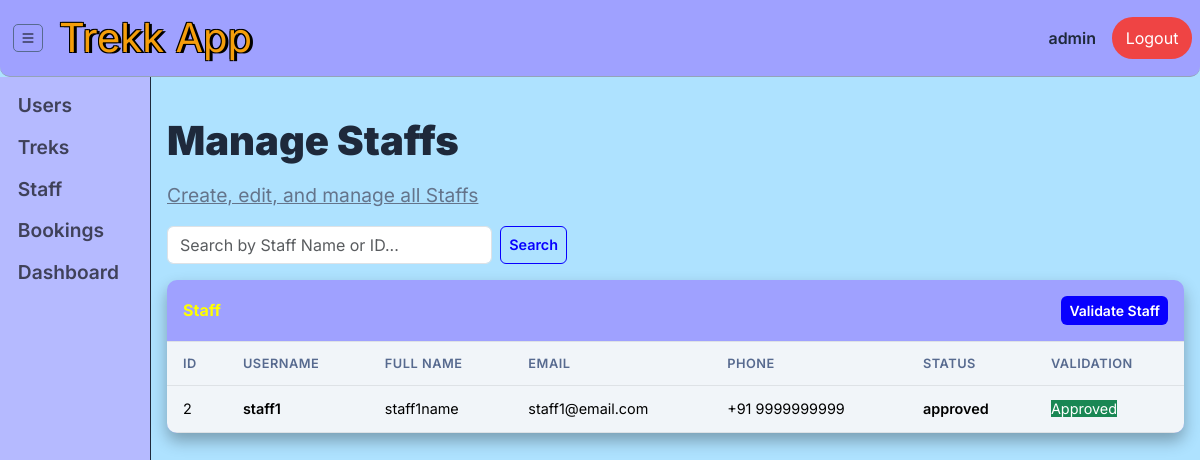
The app's page /admin/staff (signed in) with its own data.
### models.py (models this page shows, shortened)
class USER(UserMixin, db.Model): # user table(entity)
    __tablename__ = 'user'
    user_id = db.Column(db.Integer, primary_key=True, autoincrement=True) #user_id (primary key)
    username = db.Column(db.String(150), unique=True,nullable=False)
    email = db.Column(db.String(250),unique=True,nullable=False)
    fullname = db.Column(db.String(150),nullable=False)
    password = db.Column(db.String(250),nullable=False)
    phone_number = db.Column(db.String(20),nullable=True)
    role = db.Column(db.String(50),nullable=False, default="user") # user ,staff, admin
    status = db.Column(db.String(50),nullable=False, default="pending") # approved or rejected or blacklisted
    curr_status = db.Column(db.String(50),nullable=False, default="inactive")# active or inactive
    is_validated = db.Column(db.Boolean, default=False) # for admin to verify the user!
    qualification = db.Column(db.String(300),nullable=True) #null for users & bit mandate for staff
    date_of_create = db.Column(db.DateTime, default=datetime.utcnow)
    trek_bookings = db.relationship("BOOKING", backref="user", lazy=True)
    assigned_trek_staff = db.relationship("TREKK", backref="staff", lazy=True,  )

### routes/admin_route.py (the view)
@admin_bp.route("/staff")
@role_validator("admin")
def find_staff():
    s = request.args.get("s", "").strip()
    query = USER.query.filter_by(role="staff",status="approved")
    if s:
        search_filters = db.or_(
                    USER.name.ilike(f"%{s}%"),
                    USER.user_id == int(s) if s.isdigit() else db.false(),
                    )
        query = query.filter(db.or_(search_filters))
    staff = query.order_by(USER.date_of_create.desc()).all()
    return render_template("admin/staff.html", staff=staff, s=s)

### routes/admin_route.py (called while the page is built)
def login_validator(func):
    @wraps(func)
    def decorated(*a, **kw):
        if 'user_id' not in session:
            flash("Please Log in to your Account First!", "warning")
            return redirect(url_for('auth.main'))
        return func(*a, **kw)
    return decorated

def role_validator(*roles):
    def wrapper(func):
        @wraps(func)
        @login_validator
        def decorated(*a, **kw):
            if session.get('role') not in roles:
                flash("Invalid User! Access Forbiden.", "danger")
                return redirect(url_for('auth.main'))
            return func(*a, **kw)
        return decorated
    return wrapper

### templates/admin/staff.html (shortened to what this page needs)
{% extends "base.html" %}
{% block content %}
<div class="page-heading d-flex justify-content-between align-items-center">
  <div>
    <h2>Manage Staffs</h2>
    <u>Create, edit, and manage all Staffs </u>
  </div>
</div>
<form method="GET" action="{{ url_for('admin.find_staff') }}" class="d-flex mb-3" style="max-width: 400px;">
  <input type="text" username="s" user_id="s" value="{{ s }}" class="form-control me-2" placeholder="Search by Staff Name or ID...">
  <button class="btn btn-outline-custom" type="submit">Search</button>
</form>
<div class="table-panel">
  <div class="p-3 border-bottom d-flex justify-content-between align-items-center">
      <h6 class="mb-0 fw-bold">Staff</h6>
      <a href="{{ url_for('admin.validate_staff' ) }}" class="btn btn-sm btn-accent ">Validate Staff</a>
  </div>
  <div>
    <table class="table">
      <thead>
        <tr><th>ID</th><th>Username</th><th>Full Name</th><th>Email</th><th>Phone</th><th>status</th><th>validation</th></tr>
      </thead>
      <tbody>
      {% for st in staff %}
      <tr>
        <td>{{ st.user_id }}</td>
        <td class="fw-semibold">{{ st.username }}</td>
        <td>{{ st.fullname }}</td>
        <td>{{ st.email }}</td>
        <td>+91 {{ st.phone_number }}</td>
        <td class="fw-semibold">{{ st.status|lower }}</td>
          <td>
            {% if st.status == 'blacklisted' %}
                <span class="status-badge bg-danger text-white border-danger">Blacklisted</span>
            {% elif st.status == 'rejected' %}
                <span class="status-badge bg-danger text-white border-danger">Rejected</span>
            {% elif st.status == 'approved' %}
                <span class="status-badge bg-success text-white border-success">Approved</span>
            {% else %}
                <span class="status-badge bg-warning text-dark border-warning">Pending</span>
            {% endif %}
        </td>
      </tr>
      {% else %}
      <tr><td colspan="7" class="text-muted text-center"><h5>No Staff Approved Yet!</h5><p>Approve the Pending, Staffs Requests to get started.</p></td></tr>
      {% endfor %}
      </tbody>
    </table>
  </div>
</div>
{% endblock %}

### static/css/style.css (style rules this page uses)
:root { --primary: #B5BAFF; --primary-dark: #9FA1FF; --primary-light: #AEE2FF; --btn-primary:#0800ff; --danger-light: #fca5a5; --accent: #D9F9DF; --accent-pale:#d35400; --dark: #576A8F; --gray-50: #f8fafc; --gray-100: #f1f5f9; --gray-200: #e2e8f0; --gray-400: #94a3b8; --gray-600: #64748b; --gray-800: #1e293b; --danger: #ef4444; --success: #22c55e; --warning: #f59e0b; --radius: 10px; --shadow: 0 1px 3px rgba(0,0,0,.08); --text-shadow: -1px -1px 0 #000, 1px -1px 0 #000, -1px 1px 0 #000, 3px 1px 0 #000; }
* { box-sizing: border-box; }
body { font-family: 'Inter', sans-serif; background: var(--primary-light); color: var(--gray-800); padding: 0; margin: 0; min-height: 100vh; }
.page-heading { padding: 1.5rem 0 1rem; }
.page-heading h2 { font-weight: 900; color: var(--gray-800); margin-bottom: 1rem; font-size: 2.5rem; }
.page-heading u { color: var(--gray-600); font-size: 1.2rem; margin-bottom: 0; }
.table-panel { background: var(--primary-dark); border: transparent; width: 100%;border-radius: var(--radius);overflow: hidden;box-shadow: 0px 8px 16px 0px rgba(0,0,0,0.3); }
.table-panel h6 { color: yellow; }
.table-panel .table { margin-bottom: 0; }
.table-panel .table thead th { background: var(--gray-100);font-weight: 600;font-size: .8rem;text-transform: uppercase;letter-spacing: .5px;color: var(--dark);padding: .75rem 1rem; }
.table-panel .table td { padding: .75rem 1rem; vertical-align: middle; font-size: .9rem; background: var(--gray-100); }
.btn-accent { background: var(--btn-primary); color: #fff; border: none; border-radius: 6px; padding: .25rem .5rem; font-weight: 600; }
.btn-outline-custom { border: 1px solid var(--btn-primary); color: var(--btn-primary); border-radius: 6px; padding: .25rem .5rem; font-weight: 600; background: transparent; font-size: .9rem; }

### records on screen
USER: user_id "2", username "staff1", fullname "staff1name", email "staff1@email.com", phone_number "9999999999", status "approved", shows "Approved"

### other values on screen
{{ session.get('username','') }} "admin"
